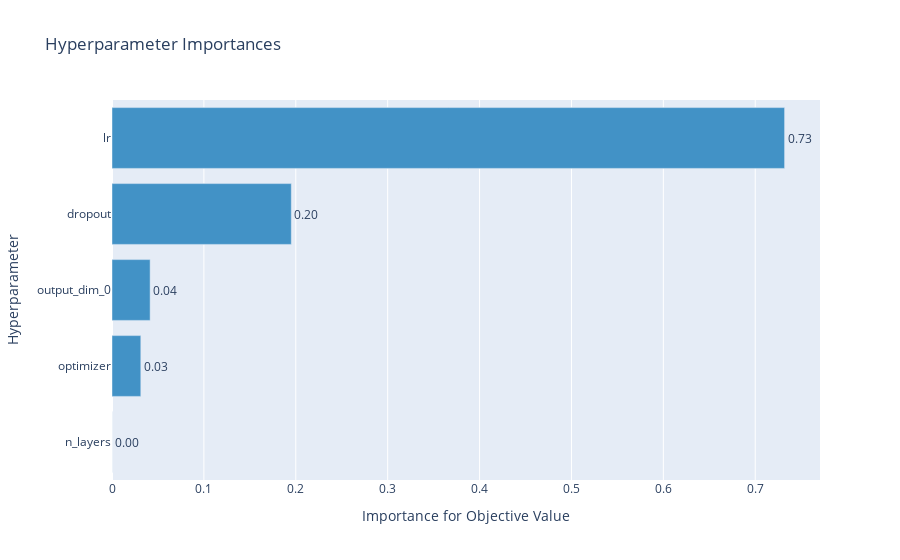

Notebook code cell kept with this figure:
### Code cell
optuna.visualization.plot_param_importances(study)

### Figure 1 — Plotly figure (JSON) as saved in the notebook; plotly's stock layout.template omitted (floating-point values rounded to 4 significant figures)
{"data": [{"cliponaxis": false, "hovertemplate": ["n_layers (IntUniformDistribution): 6.942323821088304e-05<extra></extra>", "optimizer (CategoricalDistribution): 0.031349361494998375<extra></extra>", "output_dim_0 (IntUniformDistribution): 0.041497188387485694<extra></extra>", "dropout (UniformDistribution): 0.19513609216028538<extra></extra>", "lr (LogUniformDistribution): 0.7319479347190198<extra></extra>"], "marker": {"color": "rgb(66,146,198)"}, "orientation": "h", "text": ["6.942323821088304e-05", "0.031349361494998375", "0.041497188387485694", "0.19513609216028538", "0.7319479347190198"], "textposition": "outside", "texttemplate": "%{text:.2f}", "type": "bar", "x": [6.942e-05, 0.03135, 0.0415, 0.1951, 0.7319], "y": ["n_layers", "optimizer", "output_dim_0", "dropout", "lr"]}], "layout": {"showlegend": false, "title": {"text": "Hyperparameter Importances"}, "xaxis": {"title": {"text": "Importance for Objective Value"}}, "yaxis": {"title": {"text": "Hyperparameter"}}}}
